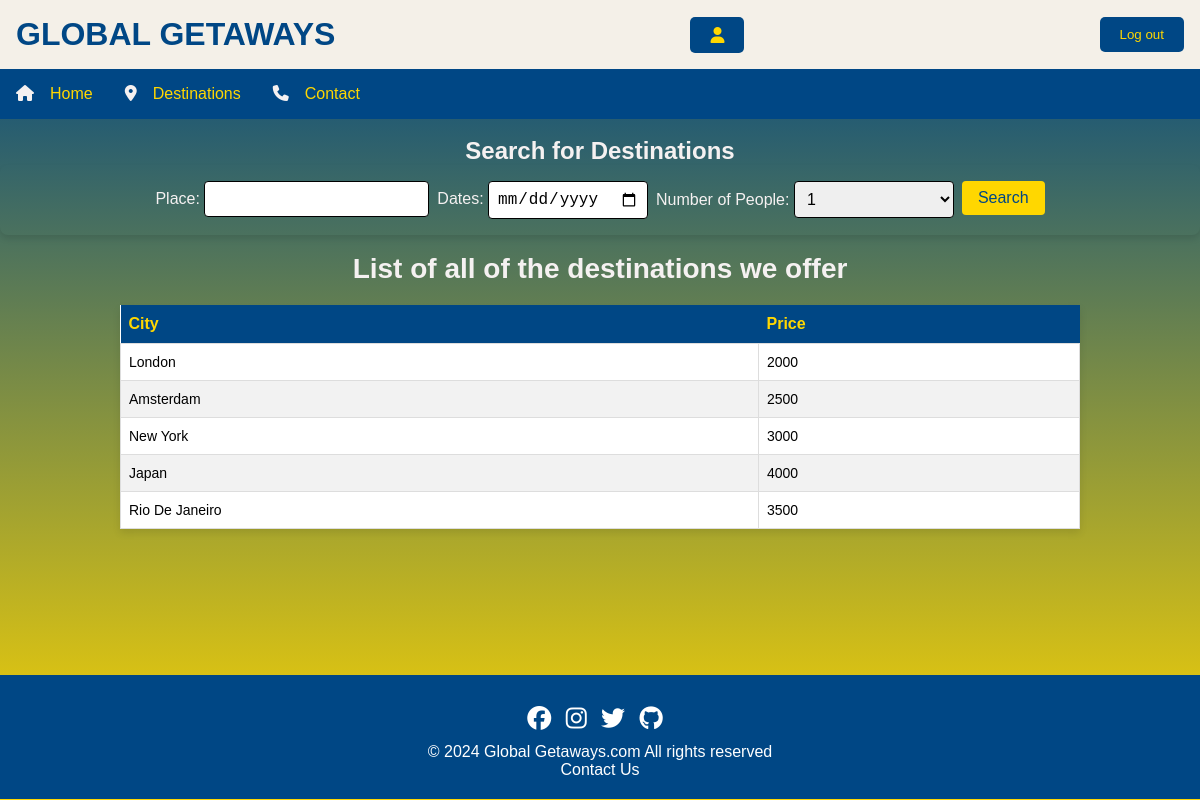
The app's page /root/index.php (signed in), older data.
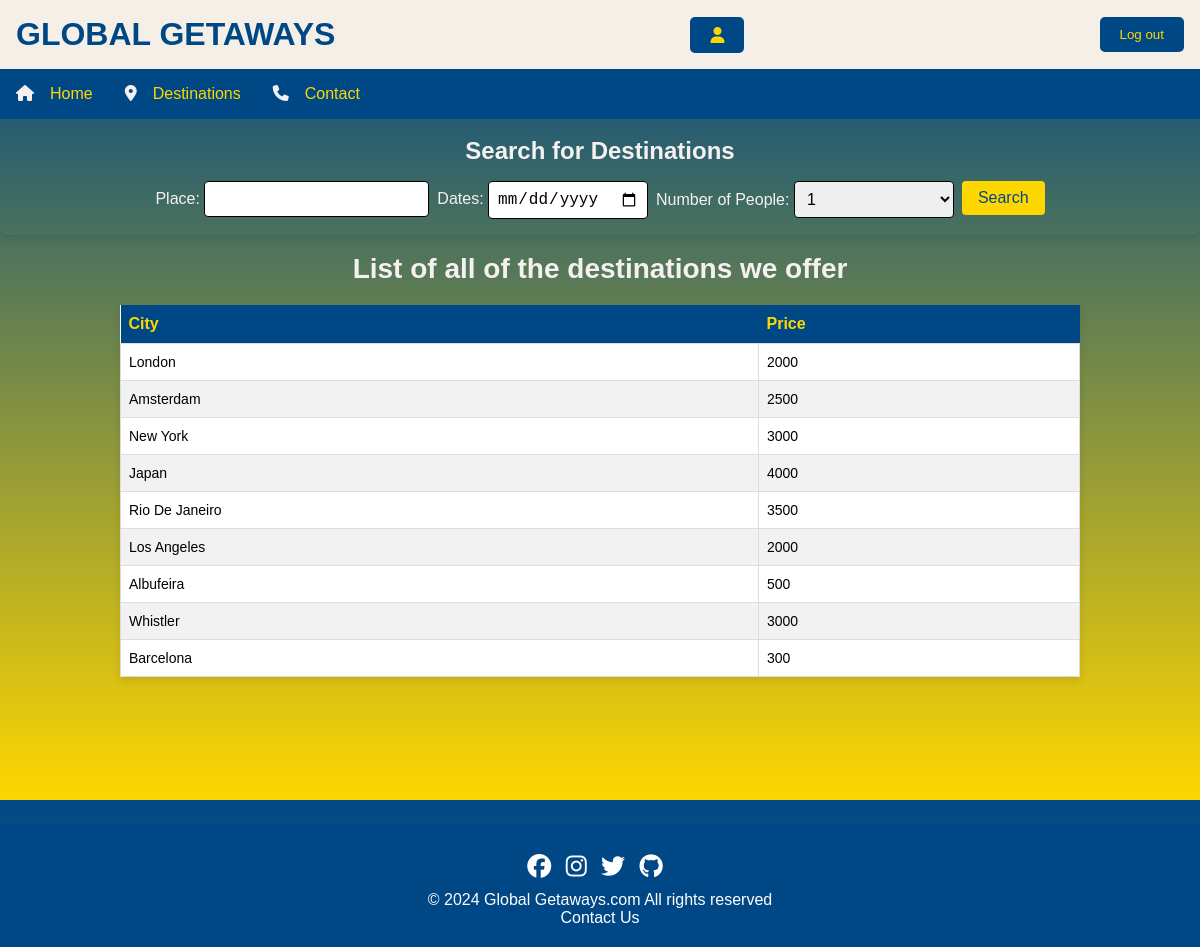
The same page, newer data.
### tables this page shows
CREATE TABLE `Destination` (
                               `id` int(11) NOT NULL,
                               `City` varchar(45) NOT NULL,
                               `Price` double NOT NULL,
                               `Description` varchar(255) NOT NULL
);

### root/index.php (the view, shortened to what this page needs)
<?php
require "templates/header.php";
require_once 'connection/connectionToDB.php';
require "classes/DestinationSearch.php";
try {
    $sql = "SELECT * FROM Destination";
    $statement = $connection->prepare($sql);
    $statement->execute();
    $allDestinations = $statement->fetchAll(PDO::FETCH_ASSOC);
} catch (PDOException $error) {
    echo $sql . "<br>" . $error->getMessage();
}
?>
    <!DOCTYPE html>
<html lang="en">
<head>
    <link rel="stylesheet" href="css/grid.css">
    <link rel="stylesheet" href="css/table.css">
</head>
<body>
<br>
<div class="search-form-container">
    <h2 style="text-align: center;">Search for Destinations</h2>
    <form class="search-bar" method="post">
        <div class="form-field">
            <label for="search-place">Place:</label>
            <input type="text" id="search-place" name="search_place" required>
        </div>
        <div class="form-field">
            <label for="search-dates">Dates:</label>
            <input type="date" id="search-dates" name="search_dates" required>
        </div>
        <div class="form-field">
            <label for="search-people">Number of People:</label>
            <select id="search-people" name="search_people" required>
                <?php for ($i = 1; $i <= 10; $i++) { ?>
                    <option value="<?php echo $i; ?>"><?php echo $i; ?></option>
                <?php } ?>
            </select>
        </div>
        <div class="submit-container">
            <input type="submit" name="search_submit" value="Search">
        </div>
    </form>
</div>
<br>
<h2 class="desth2">List of all of the destinations we offer</h2>
<div class="container">
    <table class="destinations-table">
        <thead>
        <tr class="table-header-row">
            <th class="header-city">City</th>
            <th class="header-price">Price</th>
        </tr>
        </thead>
        <tbody>
        <?php foreach ($allDestinations as $row) : ?>
            <tr class="data-row">
                <td class="data-city"><?php echo htmlspecialchars($row["City"]); ?></td>
                <td class="data-price"><?php echo htmlspecialchars($row["Price"]); ?></td>
            </tr>
        <?php endforeach; ?>
        </tbody>
    </table>
</div>
</body>
<br>
<br>
<br>
<br>
<br>
<br>
<br>
<?php
require "templates/footer.php";
?>

### root/templates/header.php (shortened to what this page needs)
<!DOCTYPE html>
<html lang="en">
<head>
    <link rel="stylesheet" href="https://cdnjs.cloudflare.com/ajax/libs/font-awesome/6.4.2/css/all.min.css">
    <link rel="stylesheet" href="css/style.css">
</head>
<body>
<header>
    <div class="title-bar">
        <div class="global-getaways">
            <h1>Global Getaways</h1>
        </div>
        <div class="profile-button">
            <a href="profilePage.php" class="profile-link"><i class="fa-solid fa-user"></i></a>
        </div>
        <div class="login-button">
        <form action="logout.php" method="post" name="Logout_Form" class="form-signin">
            <button name="Submit" value="Logout" class="button" type="submit">Log out</button>
        </form>
        </div>
    </div>
    <nav class="navbar">
        <ul class="nav-links">
            <li><i class="fa-solid fa-house" style="color: #f5f1f1;"></i><a href="index.php">Home</a></li>
            <li><i class="fa-solid fa-location-dot" style="color: #f5f1f1;"></i><a href="destinations.php">Destinations</a></li>
            <li><i class="fa-solid fa-phone" style="color: #f5f1f1;"></i><a href="contact.php">Contact</a></li>
        </ul>
    </nav>
</header>

### root/templates/footer.php (shortened to what this page needs)
<footer class="site-footer">
    <div class="footer-content">
        <ul class="social-links">
            <li><a href="https://www.facebook.com/login/" target="_blank"><i class="fa-brands fa-facebook"></i></a></li>
            <li><a href="https://www.instagram.com/accounts/login/?hl=en" target="_blank"><i class="fa-brands fa-instagram"></i></a></li>
            <li><a href="https://twitter.com/i/flow/login" target="_blank"><i class="fa-brands fa-twitter"></i></a></li>
            <li><a href="https://github.com/erykglowacki1/GlobalGetaways" target="_blank"><i class="fa-brands fa-github"></i></a></li>
        </ul>
        <p>&copy; 2024 Global Getaways.com All rights reserved</p>
        <p><a href="contact.php" class="contact-link">Contact Us</a></p>
    </div>
</footer>

### root/css/style.css (style rules this page uses)
body, h1, h2, h3, p, ul, li, a, button { margin: 0; padding: 0; font-family: 'Arial', sans-serif; box-sizing: border-box; }
h1,h2 { color: #f5f1f1; }
body { background: linear-gradient(to bottom, #004785, #ffd700); height: 100vh; }
.title-bar { display: flex; justify-content: space-between; align-items: center; padding: 1rem; background-color: #f4f0e8; }
.title-bar .global-getaways h1 { font-size: 2rem; font-weight: bold; text-transform: uppercase; color: #004785; }
.title-bar .login-button button, .title-bar .profile-button a { background-color: #004785; color: #ffd700; border: none; padding: 10px 20px; cursor: pointer; border-radius: 5px; transition: background-color 0.3s ease; text-decoration: none; display: inline-flex; align-items: center; justify-content: center; }
.search-bar { background-color: transparent; padding: 1rem; border-radius: 8px; box-shadow: 0 4px 6px rgba(0, 0, 0, 0.1); display: flex; justify-content: center; gap: 0.5rem; color: #F5F1F1FF; }
.search-bar input[type="text"], .search-bar input[type="date"], .search-bar select { padding: 0.5rem; border: 1px solid black; border-radius: 4px; font-size: 1rem; }
.search-bar select { width: 160px; }
.search-bar input[type="submit"] { background-color: #ffd700; color: #004785; border: none; padding: 0.5rem 1rem; border-radius: 4px; cursor: pointer; font-size: 1rem; }
.navbar { background-color: #004785; padding: 1rem; }
.nav-links { list-style: none; display: flex; align-items: center; gap: 1rem; }
.nav-links li a { color: #ffd700; text-decoration: none; padding: 0.5rem 1rem; transition: color 0.3s ease; }
.site-footer { background-color: #004785; color: white; padding: 20px; text-align: center; }
.footer-content { max-width: 1200px; margin: auto; padding: 0 20px; }
.social-links { list-style: none; padding: 0; margin: 10px 0; }
.social-links li { display: inline; margin-right: 10px; }
.social-links a { color: white; text-decoration: none; font-size: 24px; }
.contact-link { color: white; text-decoration: none; }

### root/css/table.css (style rules this page uses)
.container, .form-container { display: flex; justify-content: center; align-items: center; flex-direction: column; margin-top: 20px; }
.destinations-table { border-collapse: collapse; width: 80%; background-color: #fff; box-shadow: 0 4px 8px rgba(0,0,0,0.1); margin-bottom: 20px; }
.table-header-row th { background-color: #004785; color: #ffd700; padding: 10px 8px; text-align: left; }
.data-row td { border: 1px solid #ddd; padding: 10px 8px; text-align: left; font-size: 14px; }
.data-row:nth-child(even) { background-color: #f2f2f2; }
.desth2 { color: #f5f1f1; font-size: 28px; margin-bottom: 10px; text-align: center; }

Row changes from the older to the newer data that the page shows:
added destination: City "Los Angeles", Price "2000"
added destination: City "Albufeira", Price "500"
added destination: City "Whistler", Price "3000"
added destination: City "Barcelona", Price "300"
